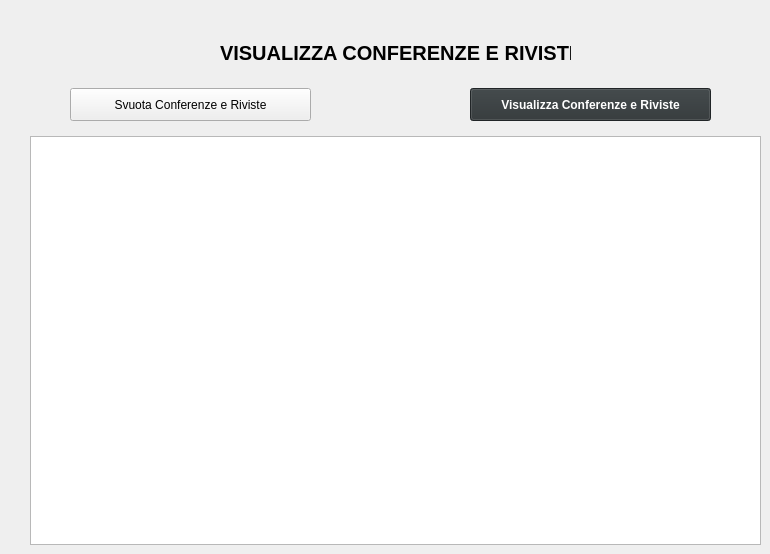
    <widget class="QWidget" name="PaginaDivulgazioni">
     <widget class="QPlainTextEdit" name="StampaDivulgazioni">
      <property name="geometry">
       <rect>
        <x>30</x>
        <y>136</y>
        <width>731</width>
        <height>409</height>
       </rect>
      </property>
     </widget>
     <widget class="QPushButton" name="SvuotaDivulgazioni">
      <property name="geometry">
       <rect>
        <x>70</x>
        <y>88</y>
        <width>241</width>
        <height>33</height>
       </rect>
      </property>
      <property name="text">
       <string>Svuota Conferenze e Riviste</string>
      </property>
     </widget>
     <widget class="QPushButton" name="VisualizzaDivulgazioni">
      <property name="geometry">
       <rect>
        <x>470</x>
        <y>88</y>
        <width>241</width>
        <height>33</height>
       </rect>
      </property>
      <property name="font">
       <font>
        <weight>75</weight>
        <bold>true</bold>
       </font>
      </property>
      <property name="styleSheet">
       <string notr="true">background-color: rgb(46, 52, 54);
color: rgb(255, 255, 255);</string>
      </property>
      <property name="text">
       <string>Visualizza Conferenze e Riviste</string>
      </property>
     </widget>
     <widget class="QLabel" name="TITLE_5">
      <property name="geometry">
       <rect>
        <x>220</x>
        <y>40</y>
        <width>351</width>
        <height>25</height>
       </rect>
      </property>
      <property name="font">
       <font>
        <pointsize>15</pointsize>
        <weight>75</weight>
        <bold>true</bold>
       </font>
      </property>
      <property name="text">
       <string>VISUALIZZA CONFERENZE E RIVISTE</string>
      </property>
     </widget>
    </widget>
